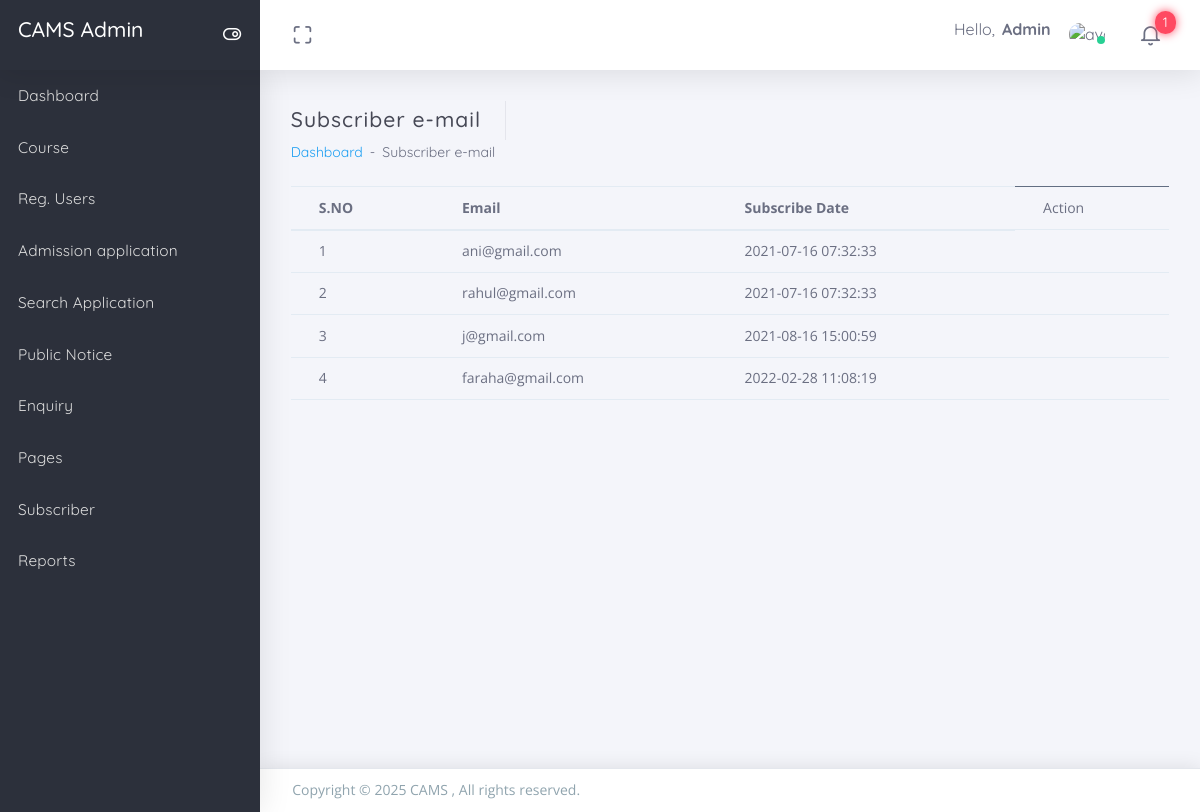
The app's page /uams/admin/subscriber.php (signed in) with its own data.
### tables this page shows
CREATE TABLE `tblsubscriber` (
  `ID` int(5) NOT NULL,
  `Email` varchar(200) DEFAULT NULL,
  `DateofSub` timestamp NOT NULL DEFAULT current_timestamp()
);

### uams/admin/subscriber.php (the view, shortened to what this page needs)
<?php
include('includes/dbconnection.php');
if (strlen($_SESSION['aid']==0)) {
  header('location:logout.php');
  } else{
?>
<!DOCTYPE html>
<html class="loading" lang="en" data-textdirection="ltr">
<head>
  <link href="https://maxcdn.icons8.com/fonts/line-awesome/1.1/css/line-awesome.min.css"
  rel="stylesheet">
</head>
<body class="vertical-layout vertical-menu-modern 2-columns   menu-expanded fixed-navbar"
data-open="click" data-menu="vertical-menu-modern" data-col="2-columns">
<?php include('includes/header.php');?>
<?php include('includes/leftbar.php');?>
  <div class="app-content content">
    <div class="content-wrapper">
      <div class="content-header row">
        <div class="content-header-left col-md-6 col-12 mb-2 breadcrumb-new">
          <h3 class="content-header-title mb-0 d-inline-block">
           Subscriber e-mail
          </h3>
          <div class="row breadcrumbs-top d-inline-block">
            <div class="breadcrumb-wrapper col-12">
              <ol class="breadcrumb">
                <li class="breadcrumb-item"><a href="dashboard.php">Dashboard</a>
                </li>
                <li class="breadcrumb-item active">Subscriber e-mail
                </li>
              </ol>
            </div>
          </div>
        </div>
      </div>
      <div class="content-body">
<table class="table mb-0">
 <thead>
           <tr>
                  <th>S.NO</th>
                   <th>Email</th>
                  <th>Subscribe Date</th>
                  <td>Action</td>
                </tr>
              </thead>
               <?php
$ret=mysqli_query($con,"select * from tblsubscriber");
$cnt=1;
while ($row=mysqli_fetch_array($ret)) {
?>
               <tr class="gradeX">
               <td><?php echo $cnt;?></td>
                  <td><?php  echo $row['Email'];?></td>
                  <td><?php  echo $row['DateofSub'];?></td>
                  <td><a href="subscriber.php?id=<?php echo $row['ID'];?>" title="Delete this Notice" onClick="return confirm('Do you really want to delete');"> <i class="la la-close"></i></td>
                </tr>
         <?php
$cnt++;
       } ?>
</table>
</div>
      </div>
      </div>
<?php include('includes/footer.php');?>
</body>
</html>
<?php  } ?>

### uams/admin/includes/header.php (shortened to what this page needs)
  <link rel="stylesheet" type="text/css" href="../app-assets/css/vendors.css">
  <link rel="stylesheet" type="text/css" href="../app-assets/css/app.css">
  <link rel="stylesheet" type="text/css" href="../app-assets/css/core/menu/menu-types/vertical-menu-modern.css">
  <link rel="stylesheet" type="text/css" href="../app-assets/css/core/colors/palette-gradient.css">
  <link rel="stylesheet" type="text/css" href="../app-assets/css/plugins/forms/extended/form-extended.css">
<nav class="header-navbar navbar-expand-md navbar navbar-with-menu navbar-without-dd-arrow fixed-top navbar-semi-dark navbar-shadow">
    <div class="navbar-wrapper">
      <div class="navbar-header">
        <ul class="nav navbar-nav flex-row">
          <li class="nav-item mr-auto">
            <a class="navbar-brand" href="dashboard.php">
              <h3 class="brand-text">CAMS Admin</h3>
            </a>
          </li>
          <li class="nav-item d-none d-md-block float-right"><a class="nav-link modern-nav-toggle pr-0" data-toggle="collapse"><i class="toggle-icon ft-toggle-right font-medium-3 white" data-ticon="ft-toggle-right"></i></a></li>
        </ul>
      </div>
      <div class="navbar-container content">
        <div class="collapse navbar-collapse" id="navbar-mobile">
          <ul class="nav navbar-nav mr-auto float-left">
            <li class="nav-item d-none d-md-block"><a class="nav-link nav-link-expand" href="#"><i class="ficon ft-maximize"></i></a></li>
          </ul>
          <ul class="nav navbar-nav float-right">
            <li class="dropdown dropdown-user nav-item">
              <a class="dropdown-toggle nav-link dropdown-user-link" href="#" data-toggle="dropdown">
                <span class="mr-1">Hello,
                  <?php
$admid=$_SESSION['aid'];
$ret=mysqli_query($con,"select AdminName from tbladmin where ID='$admid'");
$row=mysqli_fetch_array($ret);
$name=$row['AdminName'];
?>
                  <span class="user-name text-bold-700" ><?php echo $name; ?></span>
                </span>
                <span class="avatar avatar-online">
                  <img src="app-assets/images/user.png" alt="avatar"><i></i></span>
              </a>
            </li>
<?php $qury=mysqli_query($con,"SELECT  tbladmapplications.ID as appid,tbluser.FirstName,tbladmapplications.CourseApplieddate from tbladmapplications join tbluser on tbluser.ID=tbladmapplications.UserId where tbladmapplications.AdminStatus is null");
$num=mysqli_num_rows($qury);
?>
 <li class="dropdown dropdown-notification nav-item">
              <a class="nav-link nav-link-label" href="#" data-toggle="dropdown"><i class="ficon ft-bell"></i>
                <span class="badge badge-pill badge-default badge-danger badge-default badge-up badge-glow">
                  <?php echo $num;?></span>
              </a>
            </li>
          </ul>
        </div>
      </div>
    </div>
  </nav>

### uams/app-assets/css/core/menu/menu-types/vertical-menu-modern.css (style rules this page uses)
body.vertical-layout.vertical-menu-modern .navbar .navbar-brand { white-space: nowrap; }
body.vertical-layout.vertical-menu-modern.menu-expanded .navbar .navbar-header { float: left; width: 260px; }
body.vertical-layout.vertical-menu-modern.menu-expanded .navbar .navbar-container { margin-left: 260px; }
body.vertical-layout.vertical-menu-modern.menu-expanded .navbar .navbar-brand .brand-text { animation: 0.3s cubic-bezier(0.25, 0.8, 0.25, 1) 0s normal forwards 1 fadein; }
body.vertical-layout.vertical-menu-modern.menu-expanded .content, body.vertical-layout.vertical-menu-modern.menu-expanded .footer { margin-left: 260px; }

### records on screen
tblsubscriber: Email "ani@gmail.com", DateofSub "2021-07-16 07:32:33"
tblsubscriber: Email "rahul@gmail.com", DateofSub "2021-07-16 07:32:33"
tblsubscriber: Email "j@gmail.com", DateofSub "2021-08-16 15:00:59"
tblsubscriber: Email "faraha@gmail.com", DateofSub "2022-02-28 11:08:19"

### other values on screen
$name "Admin"
$num "1"
